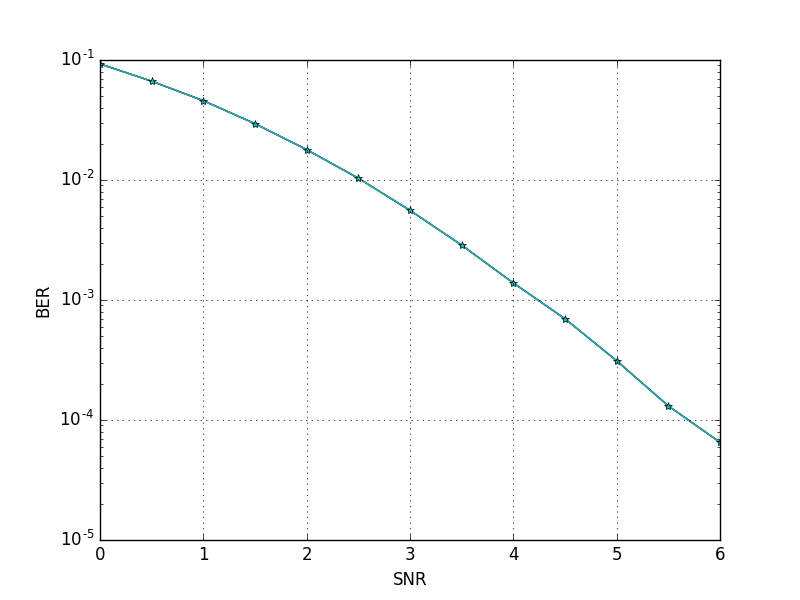

Write Python code to recreate this figure.
import numpy as np
import matplotlib.pyplot as plt

snr =   np.array([0. ,  0.5,  1. ,  1.5,  2. ,  2.5,  3. ,  3.5,  4. ,  4.5,  5. ,
        5.5,  6.0])

ber =   np.array([0.0927816,0.066574,0.0458024,0.0294772,0.0179088,0.010349,0.0055812,0.0028648,0.0013864,0.0006974,0.0003116,0.000131,0.0000652])

plt.grid('on')
plt.semilogy(snr,ber,marker='*')
plt.xlabel('SNR')
plt.ylabel('BER')

plt.savefig('graph.png')
